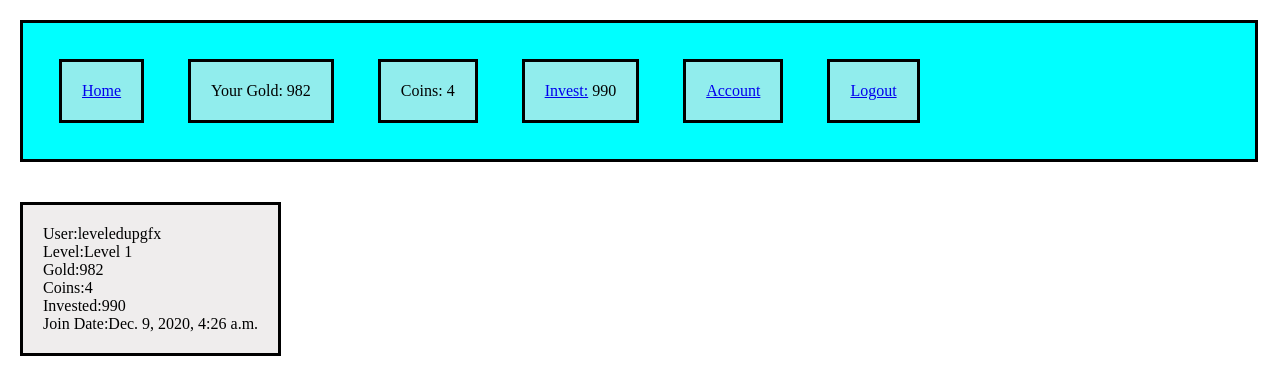
Screenshot of /display_account (signed in) with the database file from the repository.
### app1/models.py (models this page shows)
class User(models.Model):
    email = models.CharField(max_length=100)
    username =models.CharField(max_length=100)
    password = models.CharField(max_length=100)
    account_balance = models.IntegerField()
    coins = models.IntegerField()
    invested_balance = models.IntegerField()
    date_joined = models.DateTimeField(auto_now_add=True)
    investment_click_counter = models.IntegerField()
    coin_click_counter = models.IntegerField()
    level = models.IntegerField()
    objects = UserManager()

### app1/views.py (the view)
# urls.py: path('display_account',views.display_account),
def display_account(request):
    user = User.objects.get(id=request.session['user_id'])
    context = {
    "user":user
}
    return render(request,"display_account.html",context)

### app1/templates/display_account.html (shortened to what this page needs)
<!DOCTYPE html>
<html>
  <head>
    {% load static %}
    <link rel="stylesheet" href="{% static 'css/invest.css' %}">
  </head>
  <body>
    <div id='above_wrapper'>
      <div><p><a href='/'>Home</a> </p></div>
          <div><p>Your Gold: {{user.account_balance}}</p></div>
          <div><p>Coins: {{user.coins}}</p></div>
          <div><p><a href='/display_invest'>Invest:</a> {{user.invested_balance}}</p></div>
          <div><p><a href='/display_account'>Account</a></p></div>
          <div><p><a href='/logout'>Logout</a></p></div>
    </div>
  <div>
      <p>User:{{user.username}}</p>
      <p>Level:{{user.level}}</p>
      <p>Gold:{{user.account_balance}}</p>
      <p>Coins:{{user.coins}}</p>
      <p>Invested:{{user.invested_balance}}</p>
      <p>Join Date:{{user.date_joined}}</p>
  </div>
  </body>
</html>

### app1/static/css/invest.css (style rules this page uses)
* { margin: 0px; padding: 0px; }
body { background-image: url("https://images.pexels.com/photos/3483098/pexels-photo-3483098.jpeg"); background-size: 100%; }
div { width:auto; margin:20px; background-color: rgba(230, 227, 227, 0.63); border: solid black 3px; display: inline-block; padding:20px; }
#above_wrapper { width: 1200px; background-color: cyan; margin: 20px; padding: 16px; }

### rows the page displays
User: account_balance "982", coins "4", invested_balance "990", username "leveledupgfx", level "Level 1", date_joined "Dec. 9, 2020, 4:26 a.m."
